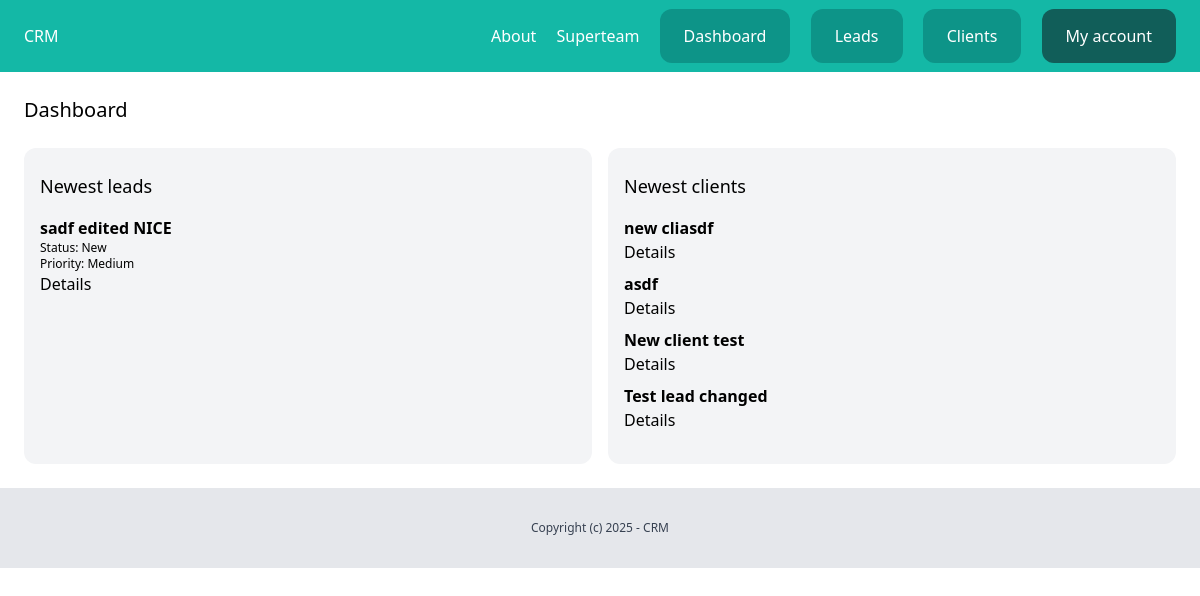
Page /dashboard/ (signed in) on the earlier database version.
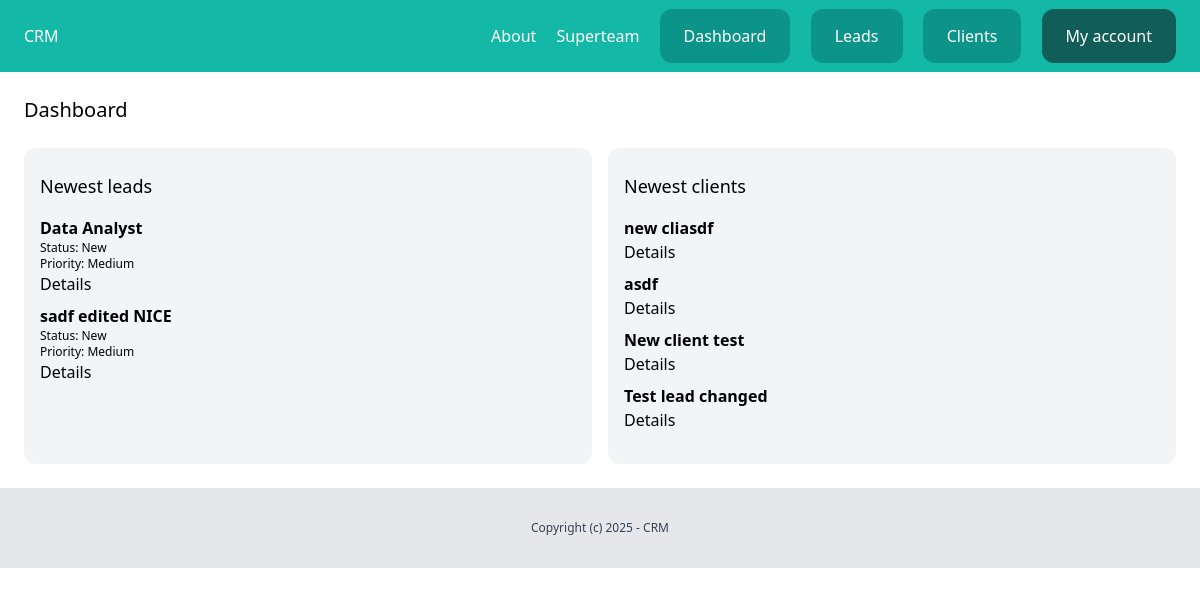
Same page on the later database version.
### lead/models.py (models this page shows, shortened)
class Lead(models.Model):
    LOW = 'low'
    MEDIUM = 'medium'
    HIGH = 'high'
    CHOICES_PRIORITY = (
        (LOW, 'Low'),
        (MEDIUM, 'Medium'),
        (HIGH, 'High'),
    )
    NEW = 'new'
    CONTACTED = 'contacted'
    WON = 'won'
    LOST = 'lost'
    CHOICES_STATUS = (
        (NEW, 'New'),
        (CONTACTED, 'Contacted'),
        (WON, 'Won'),
        (LOST, 'Lost'),
    )
    team = models.ForeignKey(Team, related_name='leads', on_delete=models.CASCADE)
    name = models.CharField(max_length=255)
    email = models.EmailField()
    description = models.TextField(blank=True, null=True)
    priority = models.CharField(max_length=10, choices=CHOICES_PRIORITY, default=MEDIUM)
    status = models.CharField(max_length=10, choices=CHOICES_STATUS, default=NEW)
    converted_to_client = models.BooleanField(default=False)
    created_by = models.ForeignKey(User, related_name='leads', on_delete=models.CASCADE)
    created_at = models.DateTimeField(auto_now_add=True)
    modified_at = models.DateTimeField(auto_now=True)
    class Meta:
        ordering = ('name',)

### client/models.py (models this page shows, shortened)
class Client(models.Model):
    team = models.ForeignKey(Team, related_name='clients', on_delete=models.CASCADE)
    name = models.CharField(max_length=255)
    email = models.EmailField()
    description = models.TextField(blank=True, null=True)
    created_by = models.ForeignKey(User, related_name='clients', on_delete=models.CASCADE)
    created_at = models.DateTimeField(auto_now_add=True)
    modified_at = models.DateTimeField(auto_now=True)
    class Meta:
        ordering = ('name',)

### dashboard/views.py (the view)
# urls.py: path('', views.dashboard, name='index'),
@login_required
def dashboard(request):
    team = request.user.userprofile.get_active_team()
    leads = Lead.objects.filter(team=team, converted_to_client=False).order_by('-created_at')[0:5]
    clients = Client.objects.filter(team=team).order_by('-created_at')[0:5]
    return render(request, 'dashboard/dashboard.html', {
        'leads': leads,
        'clients': clients,
    })

### team/context_processors.py (called while the page is built)
def active_team(request):
    if request.user.is_authenticated:
        active_team = request.user.userprofile.get_active_team()
        if not active_team:
            active_team = Team.objects.filter(created_by=request.user)[0]
    else:
        active_team = None
    return {'active_team': active_team}

### userprofile/models.py (called while the page is built)
    def get_active_team(self):
        if self.active_team:
            return self.active_team
        else:
            return Team.objects.filter(members__in=[self.user.id]).first()

### dashboard/templates/dashboard/dashboard.html (shortened to what this page needs)
{% extends 'core/base.html' %}
{% block content %}
<div class="py-6 px-6">
    <h1 class="mb-6 text-xl">Dashboard</h1>
    <div class="flex space-x-4">
        <div class="w-1/2 px-4 py-6 bg-gray-100 rounded-xl leads">
            <h2 class="mb-4 text-lg">Newest leads</h2>
            {% for lead in leads %}
                <div class="mb-2 lead">
                    <h3 class="font-semibold">{{ lead.name }}</h3>
                    <p class="text-xs">Status: {{ lead.get_status_display }}</p>
                    <p class="text-xs">Priority: {{ lead.get_priority_display }}</p>
                    <a href="{% url 'leads:detail' lead.pk %}">Details</a>
                </div>
            {% endfor %}
        </div>
        <div class="w-1/2 px-4 py-6 bg-gray-100 rounded-xl clients">
            <h2 class="mb-4 text-lg">Newest clients</h2>
            {% for client in clients %}
                <div class="mb-2 client">
                    <h3 class="font-semibold">{{ client.name }}</h3>
                    <a href="{% url 'clients:detail' client.pk %}">Details</a>
                </div>
            {% endfor %}
        </div>
    </div>
</div>
{% endblock %}

Differences in the rows shown:
added Lead: name "Data Analyst", status "New", priority "Medium"
